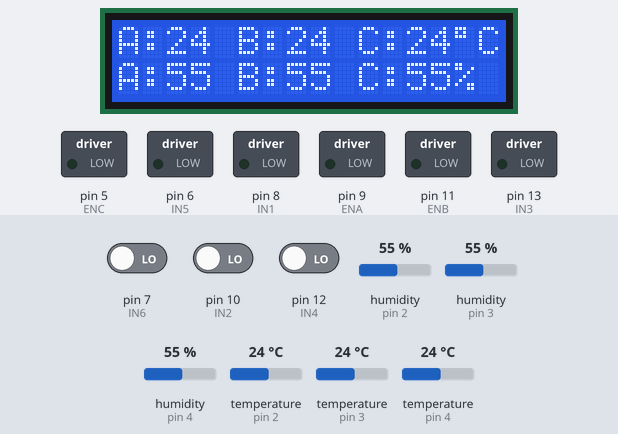
The sketch below on a simulated Arduino Uno, built with avr-gcc and run on an emulated ATmega328P. Parts: 16×2 character LCD, switched loads named in the sketch (green lamp = pin HIGH). The test bench sets the inputs (shaded band); at power-on: humidity (sensors on pin 2, pin 3, pin 4) 55 %, temperature (sensors on pin 2, pin 3, pin 4) 24 °C, pin 7 (IN6) LOW, pin 10 (IN2) LOW, pin 12 (IN4) LOW. What the sketch prints to the serial monitor is not drawn.

Above: at 1.8 s.
1.9 s: humidity (sensor on pin 2) set to 22 %
At 5.6 s:
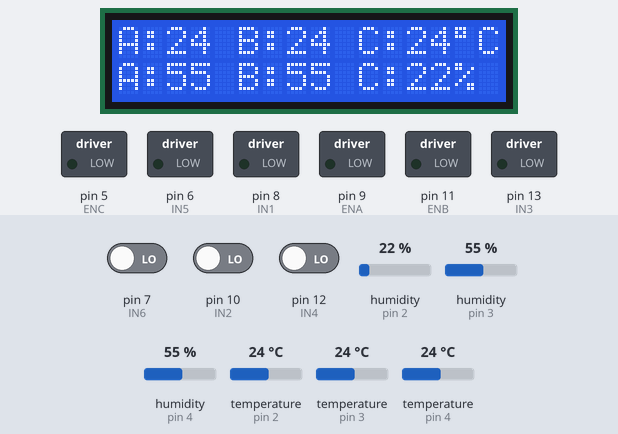
6.0 s: humidity (sensor on pin 3) set to 40 %
At 8.6 s:
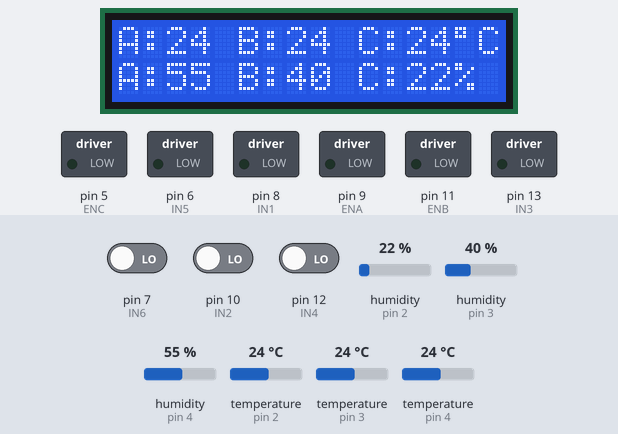
9.4 s: humidity (sensor on pin 4) set to 68 %
At 11.5 s:
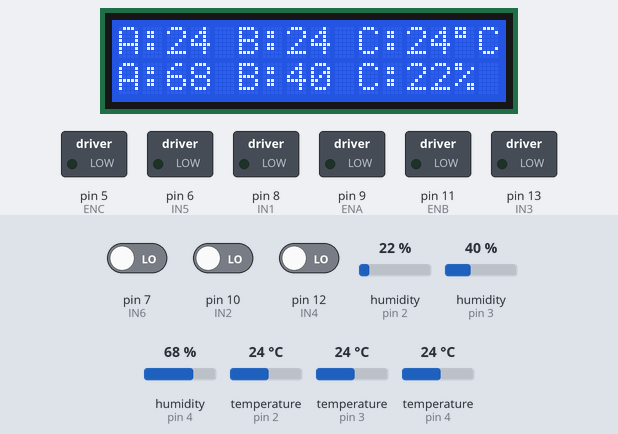
12.7 s: temperature (sensor on pin 2) set to 12 °C
At 15.7 s:
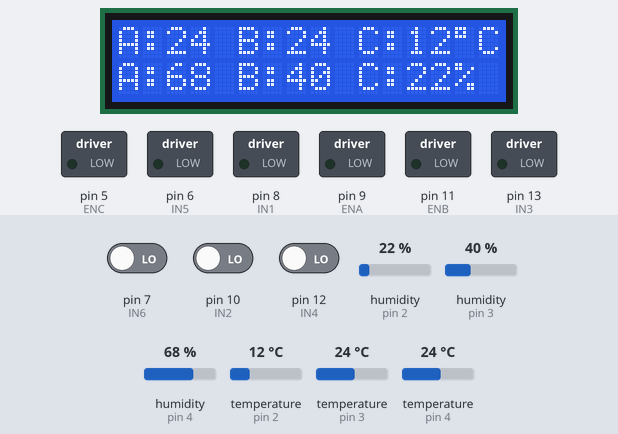
16.1 s: temperature (sensor on pin 3) set to 19 °C
At 18.8 s:
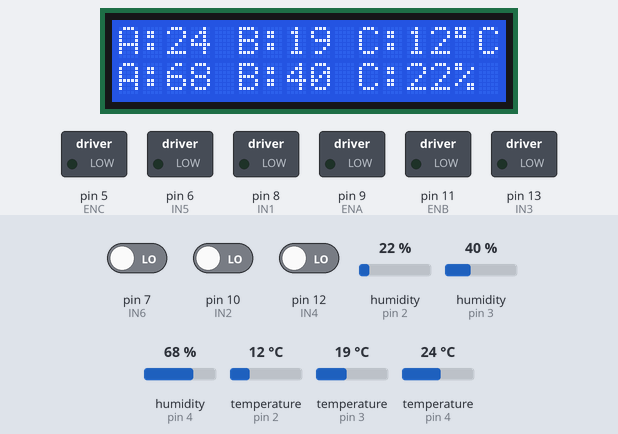
19.4 s: temperature (sensor on pin 4) set to 28 °C
At 21.8 s:
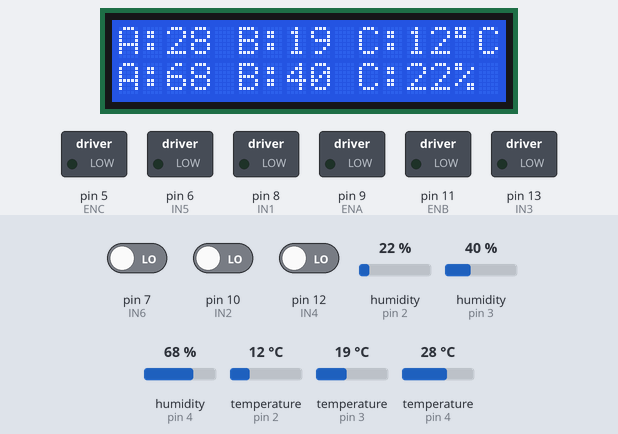
Timing chart, 0 to 23.3 s (numbered marks = the images above; inputs shaded):
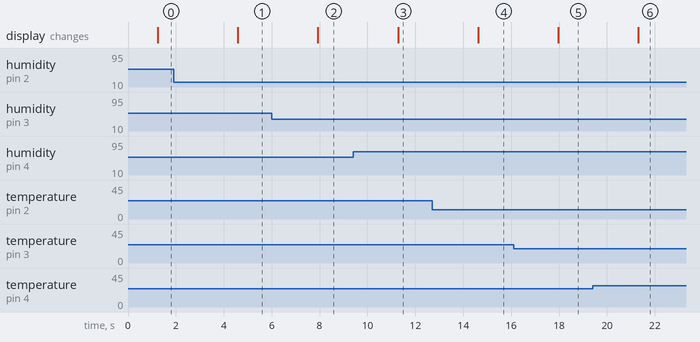

The sketch:

assingment_3.ino
```cpp
#include <dht11.h>
#include <LiquidCrystal_I2C.h>


LiquidCrystal_I2C lcd(0x27, 16, 2);
#define DHT11PIN 4  //airCondA
#define DHT11PIN2 3 //airCondB
#define DHT11PIN3 2 //airCondC

//airCondA
#define ENA 9
#define IN1 8
#define IN2 10

//airCondB
#define ENB 11
#define IN3 13
#define IN4 12

//airCondC
#define ENC 5
#define IN5 6
#define IN6 7


dht11 DHT11;
dht11 DHT11B;
dht11 DHT11C;
int chkA;
int chkB;
int chkC;
int sensorState = 0;
int sensorStateB = 0;

int motorSpeed = 1;
int motorSpeedB = 1;
int motorSpeedC = 1;

void setup() {
  Serial.begin(9600);
  lcd.init();
  lcd.backlight();

  pinMode(ENA, OUTPUT);
  pinMode(IN1, OUTPUT);
  pinMode(IN2, INPUT);

  pinMode(ENB, OUTPUT);
  pinMode(IN3, OUTPUT);
  pinMode(IN4, INPUT);

  pinMode(ENC, OUTPUT);
  pinMode(IN5, OUTPUT);
  pinMode(IN6, INPUT);

  analogWrite(ENA, 0);
  digitalWrite(IN1, LOW);
  digitalWrite(IN2, LOW);

  analogWrite(ENB, 0);
  digitalWrite(IN3, LOW);
  digitalWrite(IN4, LOW);

  analogWrite(ENC, 0);
  digitalWrite(IN5, LOW);
  digitalWrite(IN6, LOW);
}

void loop() {
  chkA = DHT11.read(4);
  chkB = DHT11B.read(3);
  chkC = DHT11C.read(2);
  int chkA1 = DHT11.read(DHT11PIN);
  int chkB1 = DHT11B.read(DHT11PIN2);
  int chkC1 = DHT11C.read(DHT11PIN3);

    float temperatureA = DHT11.temperature;
    float temperatureB = DHT11B.temperature;
    float temperatureC = DHT11C.temperature;

    float humidityA = DHT11.humidity;
    float humidityB = DHT11B.humidity;
    float humidityC = DHT11C.humidity;

    Serial.println(temperatureA);
    Serial.println(humidityA);
    Serial.println(temperatureB);
    Serial.println(humidityB);
    Serial.println(temperatureC);
    Serial.println(humidityC);

    Serial.println(digitalRead(IN2));
    Serial.println(motorSpeed);

    Serial.println(digitalRead(IN4));
    Serial.println(motorSpeedB);

    Serial.println(digitalRead(IN6));
    Serial.println(motorSpeedC);
    delay(1000);

    lcd.setCursor(0,0);
    lcd.print("A:");
    lcd.print(DHT11.temperature);
    lcd.print(" B:");
    lcd.print(DHT11B.temperature);
    lcd.print(" C:");
    lcd.print(DHT11C.temperature);
    lcd.print((char)223);
    lcd.print("C");
    //lcd.print(digitalRead(IN2));
    //lcd.print(motorSpeed);
    lcd.setCursor(0,1);
    lcd.print("A:");
    lcd.print(DHT11.humidity);
    lcd.print(" B:");
    lcd.print(DHT11B.humidity);
    lcd.print(" C:");
    lcd.print(DHT11C.humidity);
    lcd.print("%");
    delay(500);

    SetPinMode();
    // SetPinMode2();
}

void SetPinMode(){
  if(Serial.available()){
    String data = Serial.readStringUntil('\n');

    String prefix = data.substring(0,1);

    if (prefix == "<"){
        int motor_state = data.substring(1, 2).toInt();
        motorSpeed = data.substring(2, 3).toInt();
        analogWrite(ENA, motorSpeed == 0 ? 0 : (motorSpeed == 1 ? 55 : (motorSpeed == 2 ? 155 : 240)));
        digitalWrite(IN2, motor_state == 0 ? LOW : HIGH);
    } else if (prefix == ">"){
        int motor_stateB = data.substring(1, 2).toInt();
        motorSpeedB = data.substring(2, 3).toInt();
        analogWrite(ENB, motorSpeedB == 0 ? 0 : (motorSpeedB == 1 ? 55 : (motorSpeedB == 2 ? 155 : 240)));
        digitalWrite(IN4, motor_stateB == 0 ? LOW : HIGH);

    } else if (prefix == "?"){
        int motor_stateC = data.substring(1, 2).toInt();
        motorSpeedC = data.substring(2, 3).toInt();
        analogWrite(ENC, motorSpeedC == 0 ? 0 : (motorSpeedC == 1 ? 55 : (motorSpeedC == 2 ? 155 : 180)));
        digitalWrite(IN6, motor_stateC == 0 ? LOW : HIGH);
    }
  }
}

void SetPinMode2(){
  if(Serial.available()){
    String dataB = Serial.readStringUntil('\n');

    String prefixB = dataB.substring(0,1);

    if (prefixB == ">"){
        int motor_stateB = dataB.substring(1, 2).toInt();
        motorSpeedB = dataB.substring(2, 3).toInt();
        analogWrite(ENB, motorSpeedB == 0 ? 0 : (motorSpeedB == 1 ? 55 : (motorSpeedB == 2 ? 155 : 240)));
        digitalWrite(IN4, motor_stateB == 0 ? LOW : HIGH);
    }
  }
}
```

Measured:
- after the input at 1.9 s, the display: changes after 2.7 s (image 1)
- after the input at 6.0 s, the display: changes after 1.9 s (image 2)
- after the input at 9.4 s, the display: changes after 1.9 s (image 3)
- after the input at 12.7 s, the display: changes after 1.9 s (image 4)
- after the input at 16.1 s, the display: changes after 1.9 s (image 5)
- after the input at 19.4 s, the display: changes after 1.9 s (image 6)
